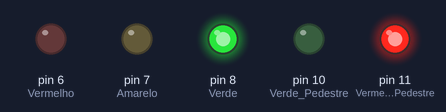
This sketch was run on a simulated Arduino Uno, built with avr-gcc and run on an emulated ATmega328P. Shown: output pins drawn as LEDs (lit = HIGH).

Above: at 2.5 s.
At 6.5 s:
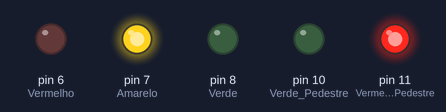
At 10.5 s:
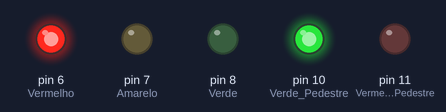
Timing chart, 0 to 16.9 s (numbered marks = the images above):
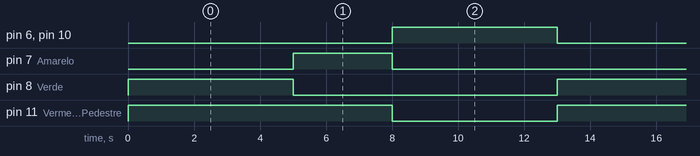

Measured:
- by itself, pin 6 (Vermelho), pin 8 (Verde), pin 10 (Verde_Pedestre): alternates HIGH for 5.0 s and LOW for 8.0 s
- by itself, pin 7 (Amarelo): alternates HIGH for 3.0 s and LOW for 10.0 s
- by itself, pin 11 (Vermelho_Pedestre): alternates HIGH for 8.0 s and LOW for 5.0 s

The sketch:

semaforo.ino
```cpp
void setup()
{
  pinMode(11, OUTPUT); // Vermelho Pedestre
  pinMode(10, OUTPUT); // Verde Pedestre
  pinMode(8, OUTPUT); // Verde
  pinMode(7, OUTPUT); // Amarelo
  pinMode(6, OUTPUT); // Vermelho
}

void loop()
{
  // Semaforo Verde
  digitalWrite(8, HIGH);
  digitalWrite(11, HIGH);
  delay(5000);
  // Semaforo Amarelo
  digitalWrite(8, LOW);
  digitalWrite(7, HIGH);
  delay(3000);
  digitalWrite(7, LOW);
  digitalWrite(11, LOW);
  // Semaforo Vermelho
  digitalWrite(6, HIGH);
  digitalWrite(10, HIGH);
  delay(5000);
  digitalWrite(6, LOW);
  digitalWrite(10, LOW);
}
```
